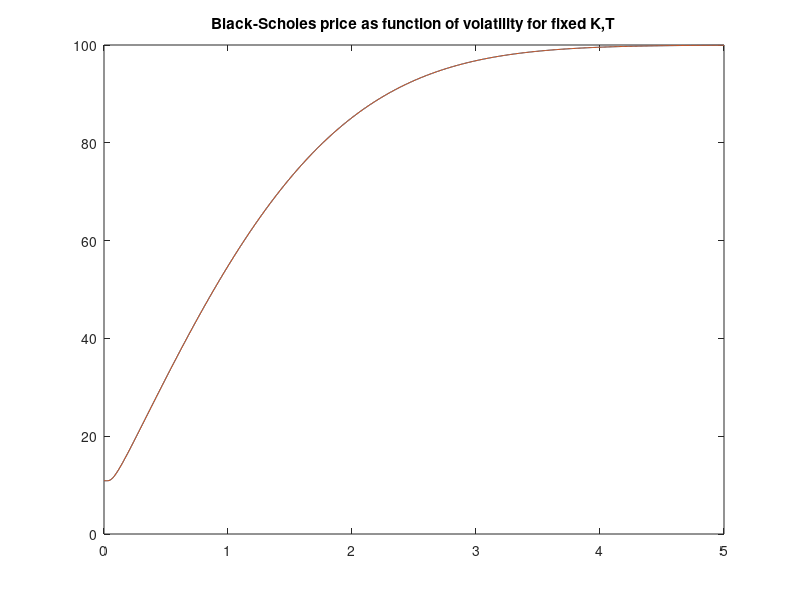

The MATLAB source for this figure: (Note: this script raises an error after producing the figure.)
clc;
clearvars;

% market data
spot = 100;
T = 2;
disc_fact = 0.99;
fwd = 101;

% model data
r = -log(disc_fact)/T;
q = -log(fwd*disc_fact/spot)/T;

% price as a function of volatility
sigma = 0:0.01:5;
K = 90;

% limit prices
min_price = disc_fact*(fwd-K);
max_price = disc_fact*fwd;

% [Call,Put] = blsprice(Price, Strike, Rate, Time, Volatility, Yield)
price = blsprice(spot,K,r,T,sigma,q);

% equivalently blsprice(Forward, Strike, 0, Time, Volatility, 0)*DiscFact
price2 = blsprice(fwd,K,0,T,sigma,0)*disc_fact;

figure;
plot([sigma sigma(end)],[price max_price], [sigma sigma(end)],[price2 max_price]);
title('Black-Scholes price as function of volatility for fixed K,T');

ax = gca;
ax.YTick = [min_price max_price];
ax.YTickLabel = {'min = D(T)*(F(T)-K)' 'max = D(T)*F(T)'};
ax.YGrid = 'on';
